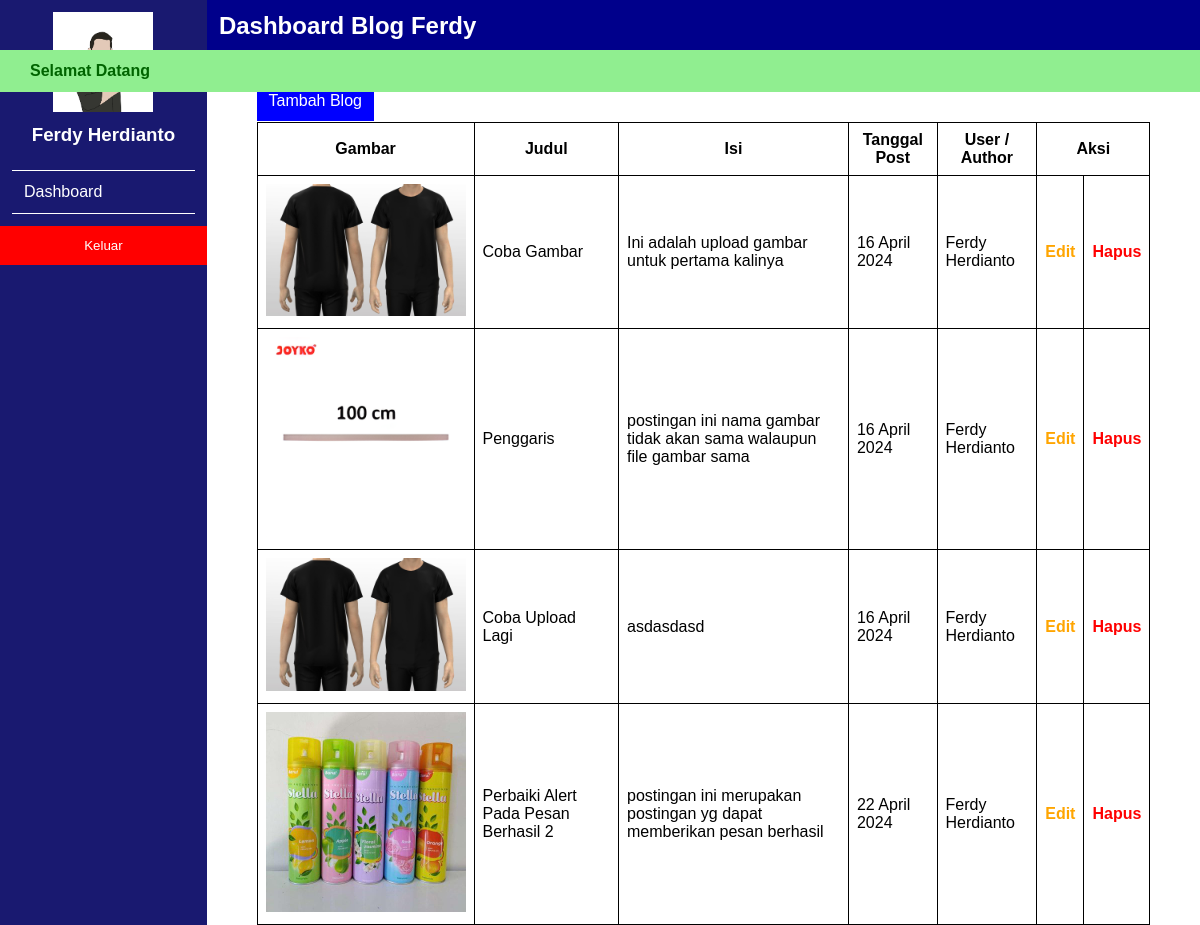
/dashboard/index.php (signed in), run on the app's committed database.
### tables this page shows
CREATE TABLE `blog_tbl` (
  `id_blog` int(11) NOT NULL,
  `judul` varchar(255) NOT NULL,
  `isi` text NOT NULL,
  `tgl` date NOT NULL,
  `gambar` varchar(255) NOT NULL,
  `id_user` int(11) NOT NULL,
  `slug` varchar(255) NOT NULL
);

CREATE TABLE `user_tbl` (
  `id_user` int(11) NOT NULL,
  `username` varchar(25) NOT NULL,
  `passwd` varchar(255) NOT NULL,
  `nama` varchar(255) NOT NULL,
  `foto` varchar(255) NOT NULL
);

### config/function.php (called while the page is built, shortened)
<?php
function formatTanggalIndonesia($tanggal)
{
    $tanggal = explode('-', $tanggal);
    $tahun = $tanggal[0];
    $bulan = $tanggal[1];
    $hari = $tanggal[2];
    $namaBulan = [
        '01' => 'Januari',
        '02' => 'Februari',
        '03' => 'Maret',
        '04' => 'April',
        '05' => 'Mei',
        '06' => 'Juni',
        '07' => 'Juli',
        '08' => 'Agustus',
        '09' => 'September',
        '10' => 'Oktober',
        '11' => 'November',
        '12' => 'Desember'
    ];
    $tanggalIndonesia = $hari . ' ' . $namaBulan[$bulan] . ' ' . $tahun;
    return $tanggalIndonesia;
}

### dashboard/index.php (the view, shortened to what this page needs)
<?php
include "../init.php";
?>
<!DOCTYPE html>
<html lang="en">
<?php
include "../templates/head.php";
?>
<body>
    <main id="dashboard">
        <?php
        include "../templates/sidemenu.php";
        ?>
        <div>
            <?php
            include "../templates/navbar.php";
            ?>
            <section id="blog">
                <div class="container">
                    <?php
                    if (isset($_SESSION['success_message']['success_login'])) :
                        $ok = $_SESSION['success_message']['success_login'];
                    ?>
                        <div class="alert-message alert-success" id="alert">
                            <p><?= $ok ?></p>
                        </div>
                    <?php
                    endif;
                    ?>
                    <h1>Data Blog</h1>
                    <a href="form_tambah_blog.php" class="btn-tambah">Tambah Blog</a>
                    <table>
                        <thead>
                            <tr>
                                <th>Gambar</th>
                                <th>Judul</th>
                                <th>Isi</th>
                                <th>Tanggal Post</th>
                                <th>User / Author</th>
                                <th colspan="2">Aksi</th>
                            </tr>
                        </thead>
                        <tbody>
                            <?php
                            $query = "SELECT * FROM blog_tbl INNER JOIN user_tbl ON blog_tbl.id_user=user_tbl.id_user";
                            $blogs = mysqli_query($conn, $query);
                            while ($blog = mysqli_fetch_array($blogs)) :
                            ?>
                                <tr>
                                    <td>
                                        <?php
                                        if (!$blog['gambar'] == "") :
                                        ?>
                                            <img width="200px" src="../public/img-blog/<?= $blog['gambar'] ?>" alt="<?= $blog['judul'] ?>">
                                        <?php
                                        else :
                                            echo "Tidak ada gambar";
                                        endif;
                                        ?>
                                    </td>
                                    <td><?= $blog['judul'] ?></td>
                                    <td><?= $blog['isi'] ?></td>
                                    <td><?= formatTanggalIndonesia($blog['tgl'])  ?></td>
                                    <td><?= $blog['nama'] ?></td>
                                    <td>
                                        <a href="form_edit_blog.php?id_blog=<?= $blog['id_blog'] ?>" style="color: orange; font-weight: bold; text-decoration: none;">Edit</a>
                                    </td>
                                    <td>
                                        <a href="../core/hapus_blog.php?id_blog=<?= $blog['id_blog'] ?>" style="color: red; font-weight: bold; text-decoration: none;" onclick="return confirm('Yakin ingin menghapus data <?= $blog['judul'] ?>')">Hapus</a>
                                    </td>
                                </tr>
                            <?php
                            endwhile;
                            ?>
                        </tbody>
                    </table>
                </div>
            </section>
        </div>
    </main>
</body>
</html>

### templates/head.php (shortened to what this page needs)
<head>
    <link rel="stylesheet" href="../public/css/style.css">
</head>

### templates/sidemenu.php (shortened to what this page needs)
<aside>
    <div>
        <h3><?= $_SESSION['nama'] ?></h3>
    </div>
    <div>
        <a href="../dashboard/index.php">Dashboard</a>
    </div>
    <form action="../core/logout.php" method="POST" onclick="return confirm('Yakin ingin keluar?')">
        <input type="submit" name="keluar" value="Keluar" class="btn-keluar">
    </form>
</aside>

### templates/navbar.php
<nav>
    <h2>Dashboard Blog Ferdy</h2>
</nav>

### public/css/style.css (style rules this page uses)
* { margin: 0; padding: 0; box-sizing: border-box; }
main#dashboard section#blog .container { width: 90%; margin: 0 auto; }
body { font-family: arial; }
main#dashboard { display: flex; }
main#dashboard aside { background-color: midnightblue; min-height: 100vh; width: 250px; color: white; }
main#dashboard aside div { padding: 12px; display: flex; flex-direction: column; align-items: center; }
main#dashboard div { width: 100%; }
main#dashboard div nav { background-color: darkblue; color: white; padding: 12px; }
main#dashboard aside div a { color: white; text-decoration: none; border-top: 1px solid white; border-bottom: 1px solid white; padding: 12px; width: 100%; }
main#dashboard aside form input.btn-keluar { background-color: red; width: 100%; color: white; border: none; padding: 12px; cursor: pointer; }
main#dashboard div section#blog table, main#dashboard div section#blog table thead tr th, main#dashboard div section#blog table tbody tr td { border: 1px solid black; border-collapse: collapse; padding: 8px; }
main#dashboard div section#blog table { width: 100%; }
h1 { margin-bottom: 12px; }
main#dashboard div section#blog table { margin-top: 12px; }
.btn-tambah { background-color: blue; color: white; padding: 12px; text-decoration: none; }
.alert-message { width: 100%; position: absolute; top: 50px; left: 50%; transform: translate(-50%); padding: 12px 30px; transition: all ease-out 0.5s; display: flex; justify-content: space-between; align-items: center; }
.alert-success { background-color: lightgreen; color: darkgreen; font-weight: bold; }

### data on the page
blog_tbl: gambar (picture), judul "Coba Gambar", isi "Ini adalah upload gambar untuk pertama kalinya", tgl "16 April 2024", id_user.nama "Ferdy Herdianto"
blog_tbl: gambar (picture), judul "Penggaris", isi "postingan ini nama gambar tidak akan sama walaupun file gambar sama", tgl "16 April 2024", id_user.nama "Ferdy Herdianto"
blog_tbl: gambar (picture), judul "Coba Upload Lagi", isi "asdasdasd", tgl "16 April 2024", id_user.nama "Ferdy Herdianto"
blog_tbl: gambar (picture), judul "Perbaiki Alert Pada Pesan Berhasil 2", isi "postingan ini merupakan postingan yg dapat memberikan pesan berhasil", tgl "22 April 2024", id_user.nama "Ferdy Herdianto"

### other printed values
$_SESSION['nama'] "Ferdy Herdianto"
$ok "Selamat Datang"
